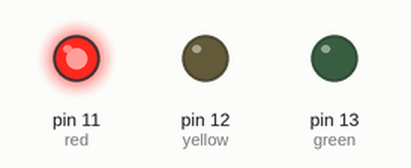
Bench run of a sketch on a simulated Arduino Uno, built with avr-gcc and run on an emulated ATmega328P. Shown: output pins drawn as LEDs (lit = HIGH).

Above: at 2.5 s.
At 5.5 s:
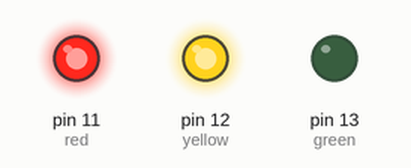
At 9.5 s:
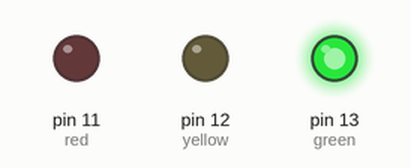
At 12.16 s:
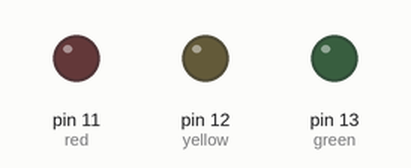
At 13.8 s:
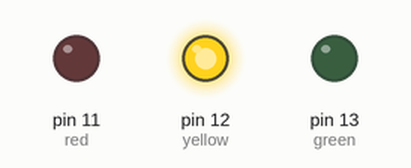
Timing chart, 0 to 18.6 s (numbered marks = the images above):
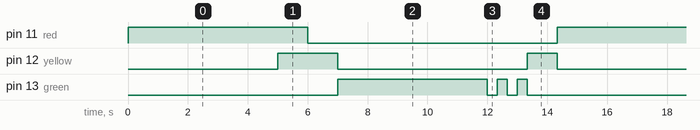

Measured:
- by itself, pin 11 (red): alternates HIGH for 6.0 s and LOW for 8.3 s
- by itself, pin 12 (yellow): repeats every 14.3 s: LOW 6.3 s, HIGH 1.0 s, LOW 5.0 s, HIGH 2.0 s
- by itself, pin 13 (green): repeats every 14.3 s: 2 × (LOW 0.33 s, HIGH 0.33 s), LOW 8.0 s, HIGH 5.0 s

The sketch:

semafor.ino
```cpp
int red = 11;
int yellow = 12;
int green = 13;

void setup() {
  // put your setup code here, to run once:
 pinMode(red,OUTPUT);
 pinMode(yellow, OUTPUT);
 pinMode(green, OUTPUT);

}

void loop() {
  // put your main code here, to run repeatedly:
  digitalWrite(red, HIGH);
  delay(5000);

  digitalWrite(yellow, HIGH);
  delay(1000);
  digitalWrite(red, LOW);
  delay(1000);

  digitalWrite(yellow, LOW);
  digitalWrite(green, HIGH);
  delay(5000);
  digitalWrite(green, LOW);
  delay(333);
  digitalWrite(green, HIGH);
  delay(333);
  digitalWrite(green, LOW);
  delay(333);
  digitalWrite(green, HIGH);
  delay(333);
  digitalWrite(green, LOW);

  digitalWrite(yellow, HIGH);
  delay(1000);
  digitalWrite(yellow, LOW);

}
```
